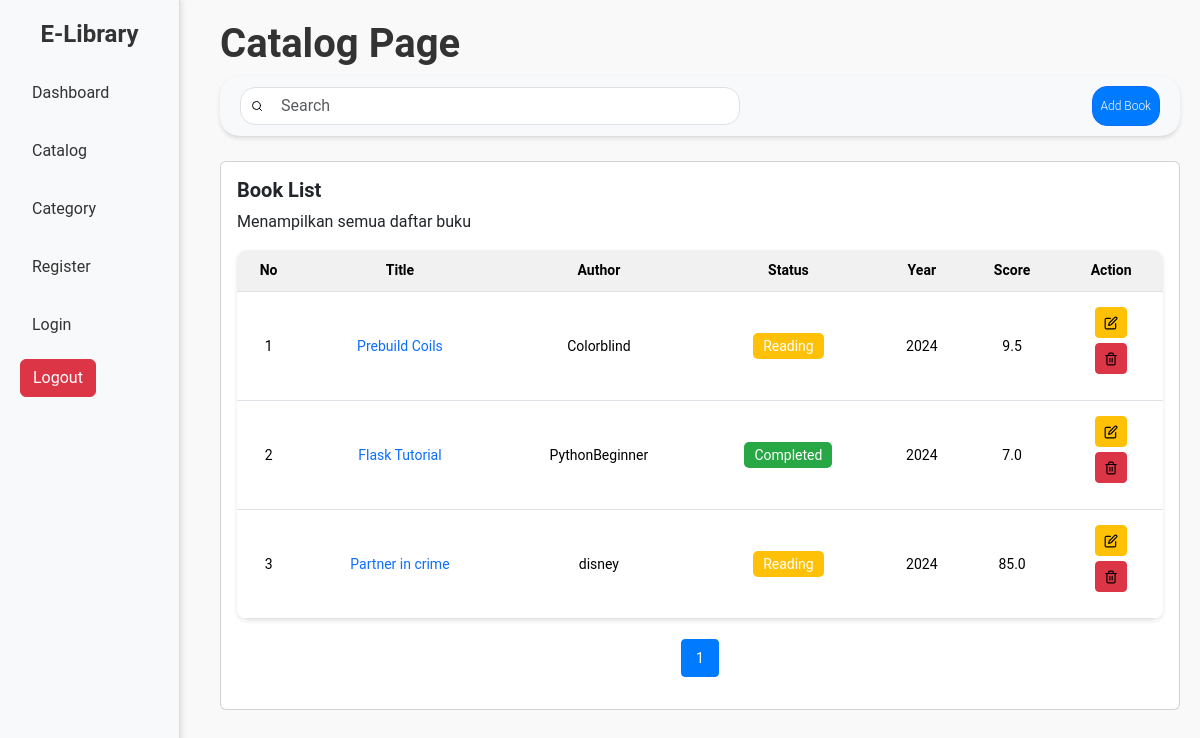
The app's page /catalog/, older data.
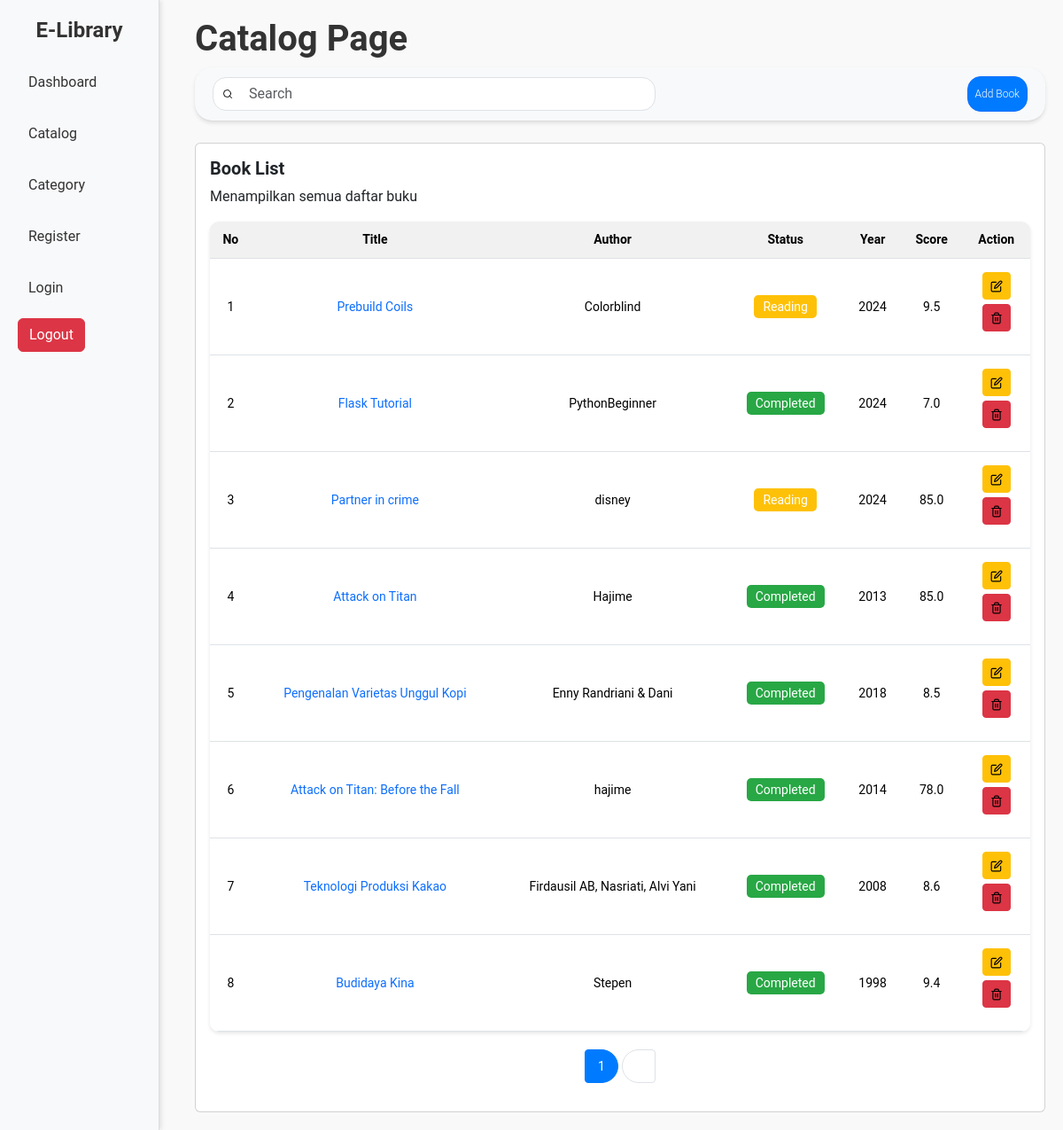
The same page, newer data.
### catalog/models.py (models this page shows, shortened)
class Book(models.Model):
    STATUS_CHOICES = [
        ('completed', 'Completed'),
        ('reading', 'Reading'),
    ]
    title = models.CharField(max_length=255)
    author = models.CharField(max_length=100)
    year = models.DateField()
    category = models.CharField(max_length=100, default='General')
    description = models.TextField(blank=True)
    pages = models.PositiveIntegerField(default=0)
    status = models.CharField(max_length=10, choices=STATUS_CHOICES)
    score = models.DecimalField(max_digits=3, decimal_places=1)
    cover_image = models.ImageField(default='cover_book.png', blank=True, null=True)
    pdf_file = models.FileField(upload_to='pdf/', blank=True, null=True)

### catalog/views.py (the view)
# urls.py: path('', views.book_list, name="list"),
def book_list(request):
    query = request.GET.get('q')
    if query:
        books = Book.objects.filter(
            Q(title__icontains=query) |
            Q(author__icontains=query)
        ).order_by('-score')
    else:
        books = Book.objects.all()
    paginator = Paginator(books, 8)
    page_number = request.GET.get('page')
    page_obj = paginator.get_page(page_number)
    return render(request, 'catalog/catalog.html', {'books': page_obj, 'paginator': paginator, 'page_obj': page_obj})

### catalog/templates/catalog/catalog.html (shortened to what this page needs)
{% extends 'layout.html' %}
{% load static %}
{% block content %}
<h1>Catalog Page</h1>
    <div class="content-table">
        <nav class="navbar navbar-light bg-light">
            <form class="form-inline" method="GET" action="{% url 'catalog:list' %}">
                <input class="form-control mr-sm-2" type="search" placeholder="Search" aria-label="Search" name="q" value="{{ request.GET.q }}">
            </form>
            <a href="{% url 'catalog:add_book' %}" class="btn btn-primary add-book-btn">Add Book</a>
        </nav>
        <div class="card mt-4">
            <div class="card-body">
                <h5 class="card-title">Book List</h5>
                <p class="card-text">Menampilkan semua daftar buku</h>
            {% if books %}
                <table class="table table-hover">
                    <thead>
                        <tr>
                            <th>No</th>
                            <th>Title</th>
                            <th>Author</th>
                            <th>Status</th>
                            <th>Year</th>
                            <th>Score</th>
                            <th>Action</th>
                        </tr>
                    </thead>
                    <tbody>
                        {% for book in books %}
                        <tr>
                            <td>{{ forloop.counter }}</td>
                            <td><a href="{% url 'catalog:book_detail' book.id %}">{{ book.title }}</a></td>
                            <td>{{ book.author }}</td>
                            <td>
                                {% if book.status == 'completed' %}
                                    <span class="status-completed">Completed</span>
                                {% elif book.status == 'reading' %}
                                    <span class="status-reading">Reading</span>
                                {% endif %}
                            </td>
                            <td>{{ book.year|date:"Y" }}</td>
                            <td>{{ book.score }}</td>
                            <td>
                                <ul class="action">
                                    <li><a href="{% url 'catalog:edit_book' book.id %}" class="btn btn-sm btn-warning">
                                        <img src="{% static 'icons/edit.svg' %}" alt="Edit" width="14" height="14">
                                    </a></li>
                                    <li><a href="{% url 'catalog:delete_book' book.id %}" class="btn btn-sm btn-danger" onclick="return confirm('Are you sure you want to delete this book?');">
                                        <img src="{% static 'icons/trash-2.svg' %}" alt="Delete" width="14" height="14">
                                    </a></li>
                                </ul>
                            </td>
                        </tr>
                        {% empty %}
                            <p>No books found.</p>
                        {% endfor %}
                    </tbody>
                </table>
            {% else %}
                <p>No books found matching your search criteria.</p>
            {% endif %}
                <nav aria-label="Page navigation">
                    <ul class="pagination pagination-sm">
                        {% for page_num in paginator.page_range %}
                            <li class="page-item {% if page_num == page_obj.number %}active{% endif %}">
                                <a class="page-link" href="?page={{ page_num }}">{{ page_num }}</a>
                            </li>
                        {% endfor %}
                    </ul>
                </nav>
            </div>
        </div>
    </div>
{% endblock %}

### templates/layout.html (shortened to what this page needs)
<!DOCTYPE html>
{% load static %}
<html lang="en">
<head>
    <link href="https://cdn.jsdelivr.net/npm/bootstrap@5.3.3/dist/css/bootstrap.min.css" rel="stylesheet">
    <link rel="stylesheet" href="{% static 'css/style.css' %}">
</head>
<body>
    <div class="sidebar">
        <h4 class="text-center">E-Library</h4>
        <a href="/" class="{% if request.path == '/' %}active{% endif %}" title="Dashboard">Dashboard</a>
        <a href="{% url 'catalog:list' %}" class="{% if request.resolver_match.url_name == 'catalog' %}active{% endif %} title="Catalog"">Catalog</a>
        <a href="/category" class="{% if request.path == '/category/' %}active{% endif %}" title="User Category">Category</a>
        <a href="{% url 'users:register' %}" class="{% if request.path == '/users/register/' %}active{% endif %} title="User Register"">Register</a>
        <a href="{% url 'users:login' %}" class="{% if request.path == '/users/login/' %}active{% endif %}" title="User Login">Login</a>
        <form class="logout" action="{% url 'users:logout' %}" method="post">
            <button class="btn btn-danger" title="user logout">
            Logout
            </button>
        </form>
    </div>
    <div class="content">
        {% block content %}{% endblock %}
    </div>
</body>
</html>

### static/css/style.css (style rules this page uses)
body { font-family: 'Roboto', sans-serif; background-color: #f9f9f9; margin: 0; padding: 0; overflow: hidden; }
h1, h5 { color: #333; font-weight: bold; }
.sidebar { height: 100vh; width: 180px; position: fixed; top: 0; left: 0; z-index: 100; padding: 20px; background-color: #f8f9fa; border-right: 1px solid #ddd; box-shadow: 2px 0 5px rgba(0,0,0,0.1); display: flex; flex-direction: column; }
.sidebar h4 { text-align: center; font-weight: bold; font-size: 24px; margin-bottom: 20px; color: #333; }
.sidebar a { padding: 12px; text-decoration: none; color: #333; display: block; font-size: 16px; margin-bottom: 10px; transition: all 0.3s ease; border-radius: 5px; }
.content { border-radius: 8px; margin-left: 120px; overflow-y: auto; height: 100vh; box-sizing: border-box; padding: 20px; padding-left: 100px; }
.navbar { background-color: #fff; padding: 10px 20px; border-bottom: 1px solid #ddd; border-radius: 20px; margin-bottom: 20px; box-shadow: 0 2px 4px rgba(0, 0, 0, 0.1); }
.navbar .form-control { width: 500px; border-radius: 15px; padding-left: 40px; background-image: url('/static/icons/search.svg'); background-size: 12px; background-repeat: no-repeat; background-position: 10px center; }
.table { background-color: #fff; border-radius: 10px; overflow: hidden; box-shadow: 0 2px 4px rgba(0, 0, 0, 0.1); width: 100%; margin-bottom: 20px; font-size: 14px; }
.table th, .table td { vertical-align: middle; text-align: center; padding: 10px; border-top: none; }
.table th { background-color: #f1f1f1; font-weight: 600; }
.table td { padding: 10px; }
.table tr a { text-decoration: none; }
.table tr td ul { padding: 0; text-decoration: none; }
.table tr td ul li { list-style-type: none; margin: 5px; }
.status-completed { background-color: #28a745; color: #fff; padding: 5px 10px; border-radius: 5px; font-weight: normal; }
.status-reading { background-color: #ffc107; color: #fff; padding: 5px 10px; border-radius: 5px; font-weight: normal; }
.pagination { justify-content: center; margin-top: 20px; list-style-type: none; text-decoration: none; }
.pagination .page-item.active .page-link { background-color: #007bff; border-color: #007bff; }
.pagination .page-link { color: white; border-radius: 50%; margin: 0 5px; width: 38px; height: 38px; display: flex; align-items: center; justify-content: center; }
.add-book-btn { display: inline; background-color: #007bff; color: #fff; border-radius: 15px; padding: 10px 8px; font-size: 12px; font-weight: 300; transition: background-color 0.3s ease; text-decoration: none; }

Row changes from the older to the newer data that the page shows:
added Book: title "Attack on Titan", author "Hajime", status "Completed", year "2013", score "85.0"
added Book: title "Pengenalan Varietas Unggul Kopi", author "Enny Randriani & Dani", status "Completed", year "2018", score "8.5"
added Book: title "Attack on Titan: Before the Fall", author "hajime", status "Completed", year "2014", score "78.0"
added Book: title "Teknologi Produksi Kakao", author "Firdausil AB, Nasriati, Alvi Yani", status "Completed", year "2008", score "8.6"
added Book: title "Budidaya Kina", author "Stepen", status "Completed", year "1998", score "9.4"
